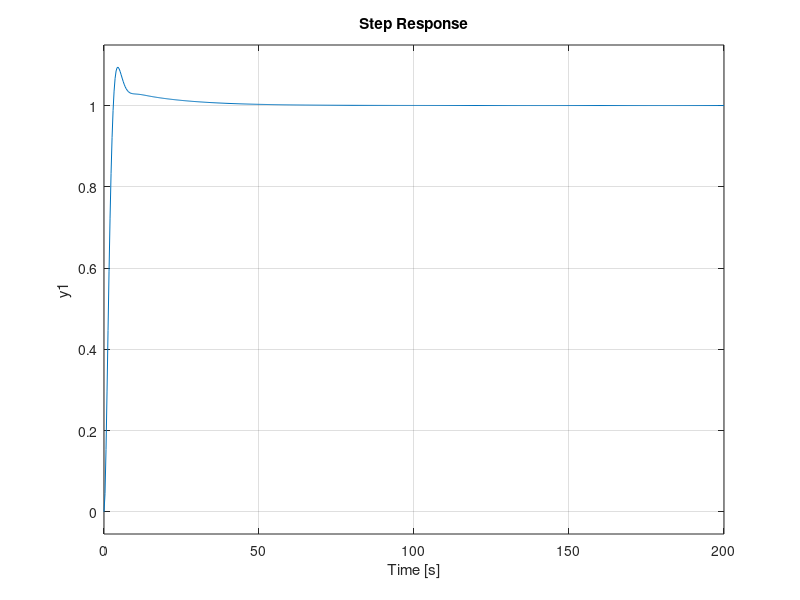
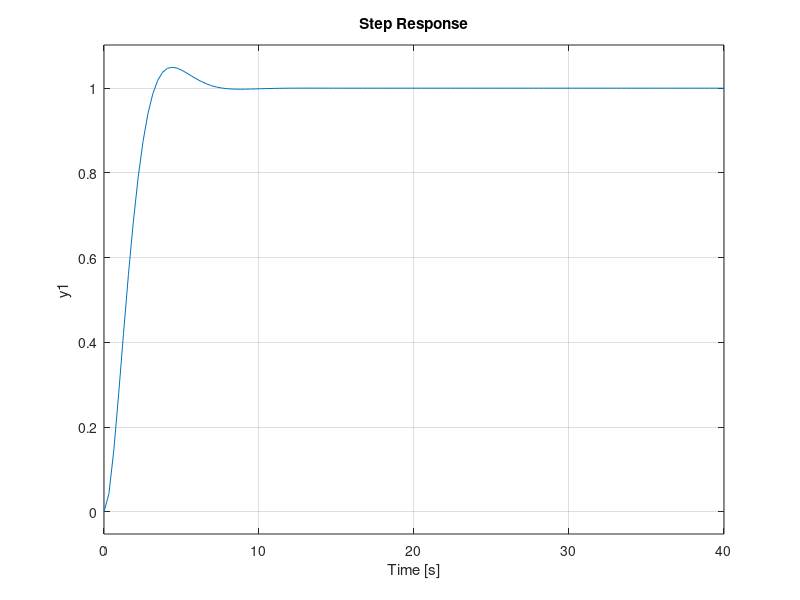

MATLAB code to generate these figures, in order:
pc_zc = 1.05;
delta_sigma_c = pc_zc-1;
sigma = 0.1-delta_sigma_c;
tita = -log(sigma)/sqrt(log(sigma)^2+pi^2);
ts = 6;
wn = 4/tita/ts;
dwb = wn*sqrt(1-2*tita+sqrt(2-4*tita^2+4*tita^4));
cv = 1.75; %impus
pc = delta_sigma_c/(2*tita/wn-1/cv);
zc = pc/(1+delta_sigma_c);
t = 0:0.01:50;
Ho = tf(wn^2,[1,2*tita*wn,wn^2])*tf([1,zc],[1,pc])*pc/zc;
y = lsim(Ho,t,t);
cv_real = 1/(t(end)-y(end));
Tf = 5;
Kf = 2;
Hf = tf(Kf,[Tf,1,0]);
Hr = 1/Hf * Ho/(1-Ho);
zpk(Hr);
Hr_simplificat = tf(0.3579*[5,1],[0.7305,1]);
Ho_simplificat = feedback(Hr_simplificat*Hf,1);
step(Ho)
figure, step(Ho_simplificat)
y_simplificat = lsim(Ho_simplificat,t,t);
cv_real_simplificat = 1/(t(end)-y_simplificat(end))
